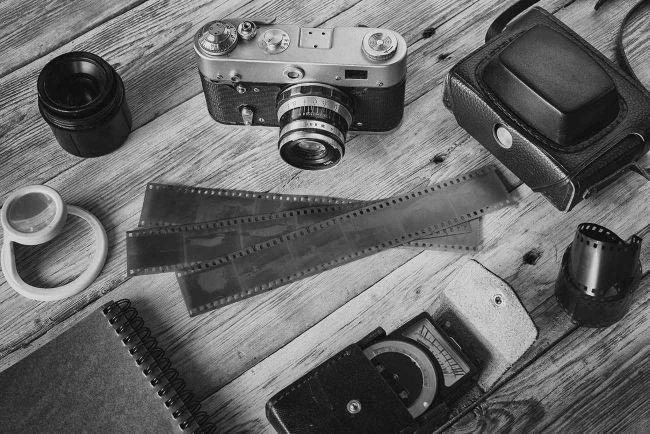
#> input picture images/samplecamera.jpg, 1300 x 867 px, given in place of race_car.mp4, which was not available (shown at 1/2 size)
$ python 01_sobel.py   (older library calls are emulated)
#> lines starting #> are read from the running program, lines starting #| are printed output that depends on the picture; pictures that were not available may be replaced by others from this repository, and a replacement may not be noted
import time
import cv2
import numpy as np

# Setup Configuration Variables
VIDEO_PATH = r".\videos\race_car.mp4"
OUTPUT_PATH = r".\videos\edge_output.mp4"
FRAME_WIDTH = 640
FRAME_HEIGHT = 480


# Create a Resize Helper Function
def resize_frame(frame, width, height):
    return cv2.resize(frame, (width, height), interpolation=cv2.INTER_AREA)


def to_grayscale(frame):
    return cv2.cvtColor(frame, cv2.COLOR_BGR2GRAY)


# Apply CLAHE Local Contrast Enhancement
def apply_clahe(gray):
    clahe = cv2.createCLAHE(clipLimit=2.0, tileGridSize=(8, 8))
    return clahe.apply(gray)


# Apply Edge-Preserving Bilateral Smoothing
def bilateral_smooth(gray):
    return cv2.bilateralFilter(gray, 9, 75, 75)


# Perform Dynamic Canny Edge Detection
def dynamic_canny(smooth):
    sigma = np.std(smooth)
    lower = max(20, int(0.66 * sigma))
    upper = min(200, int(1.33 * sigma))
    return cv2.Canny(smooth, lower, upper)


# Extract Sobel and Laplacian Gradients
def sobel_gradient(gray):
    sx = cv2.Sobel(gray, cv2.CV_64F, 1, 0)
    sy = cv2.Sobel(gray, cv2.CV_64F, 0, 1)
    return cv2.convertScaleAbs(np.sqrt(sx**2 + sy**2))


def laplacian_edge(gray):
    lap = cv2.Laplacian(gray, cv2.CV_64F)
    return cv2.convertScaleAbs(lap)


# Fuse Multiple Edge Maps
def fuse_edges(canny, lap, sobel):
    fused = cv2.addWeighted(canny, 0.6, lap, 0.3, 0)
    return cv2.addWeighted(fused, 0.7, sobel, 0.3, 0)


# Apply Morphological Closing
def morphology_close(fused):
    kernel = np.ones((3, 3), np.uint8)
    return cv2.morphologyEx(fused, cv2.MORPH_CLOSE, kernel)


# Apply Temporal Smoothing Across Frames
prev_fused = None


def temporal_smooth(fused):
    global prev_fused
    if prev_fused is None:
        prev_fused = fused.copy()
    fused = cv2.addWeighted(fused, 0.7, prev_fused, 0.3, 0)
    prev_fused = fused.copy()
    return fused


# Overlay Detected Edges on Original Frame
def overlay_edges(frame, fused):
    overlay = frame.copy()
    overlay[fused > 40] = [0, 0, 255]
    return overlay


# Combine All Stages into process_frame()
def process_frame(frame):
    gray = to_grayscale(frame)
    clahe_gray = apply_clahe(gray)
    smooth = bilateral_smooth(clahe_gray)
    canny = dynamic_canny(smooth)
    lap = laplacian_edge(smooth)
    sobel = sobel_gradient(smooth)
    fused = fuse_edges(canny, lap, sobel)
    fused = morphology_close(fused)
    fused = temporal_smooth(fused)
    output = overlay_edges(frame, fused)
    return output


# Open Video Stream and Create Writer
cap = cv2.VideoCapture(VIDEO_PATH)
fps = cap.get(cv2.CAP_PROP_FPS)
if fps == 0 or np.isnan(fps):
    fps = 30

# FIXED: Use VideoWriter_fourcc instead of VideoWriter
fourcc = cv2.VideoWriter_fourcc(*"mp4v")
out = cv2.VideoWriter(OUTPUT_PATH, fourcc, fps, (FRAME_WIDTH, FRAME_HEIGHT))

# Frame Processing Loop
prev_time = time.time()
frame_counter = 0

while True:
    ret, frame = cap.read()
#> frame is the input picture: shape (867, 1300, 3); min 0, max 255, mean 103.4
    if not ret:
        print("Finished processing video.")
        break

    frame = resize_frame(frame, FRAME_WIDTH, FRAME_HEIGHT)
    output = process_frame(frame)
#> in bilateral_smooth, `return cv2.bilateralFilter(gray, 9, 75, 75)`:
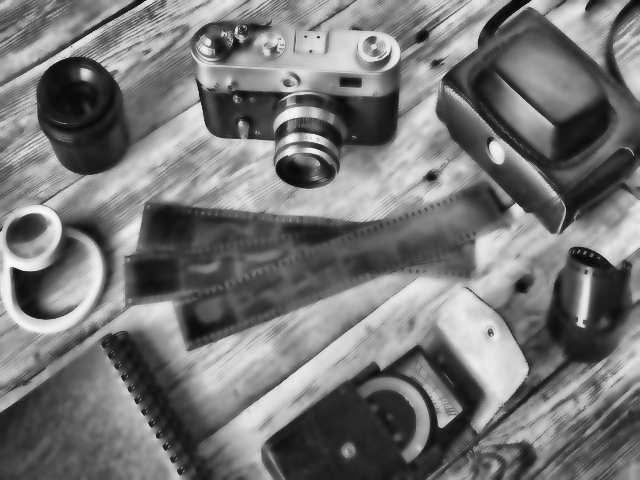
#> returned value: shape (480, 640); min 8, max 250, mean 117.7
#> in dynamic_canny, `sigma = np.std(smooth)`: sigma = 61.1
#> in dynamic_canny, `lower = max(20, int(0.66 * sigma))`: lower = 40
#> in dynamic_canny, `upper = min(200, int(1.33 * sigma))`: upper = 81
#> in dynamic_canny, `return cv2.Canny(smooth, lower, upper)`:
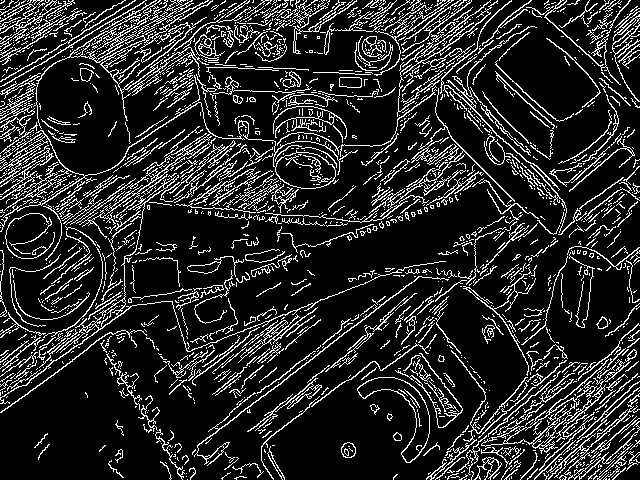
#> returned value: shape (480, 640); 15.7% white in thin lines or dots
#> in laplacian_edge, `lap = cv2.Laplacian(gray, cv2.CV_64F)`:
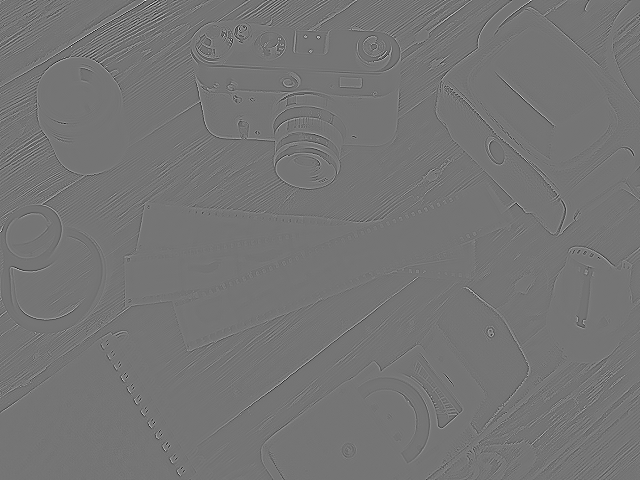
#> lap: shape (480, 640) float64; min -394, max 462, mean 0; drawn with min black and max white
#> in sobel_gradient, `sy = cv2.Sobel(gray, cv2.CV_64F, 0, 1)`:
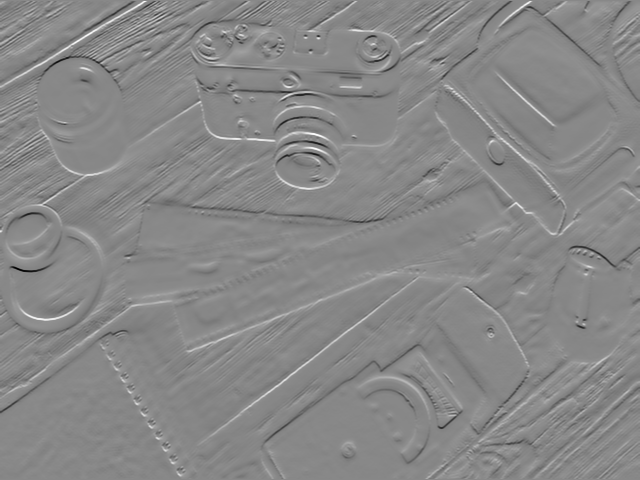
#> sy: shape (480, 640) float64; min -854, max 747, mean -1.1; drawn with min black and max white
#> in sobel_gradient, `return cv2.convertScaleAbs(np.sqrt(sx**2 + sy**2))`:
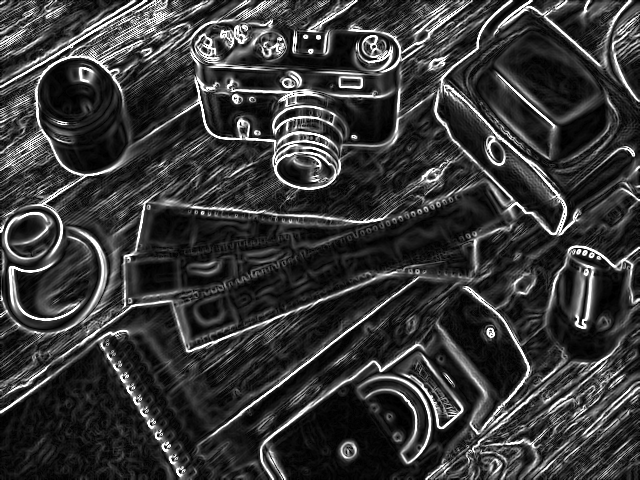
#> returned value: shape (480, 640); min 0, max 255, mean 56.9
#> in morphology_close, `return cv2.morphologyEx(fused, cv2.MORPH_CLOSE, kernel)`:
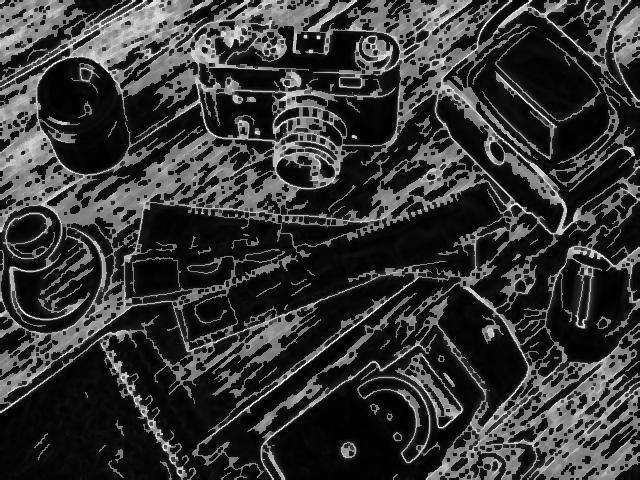
#> returned value: shape (480, 640); min 0, max 238, mean 53.8
#> in overlay_edges, `overlay[fused > 40] = [0, 0, 255]`:
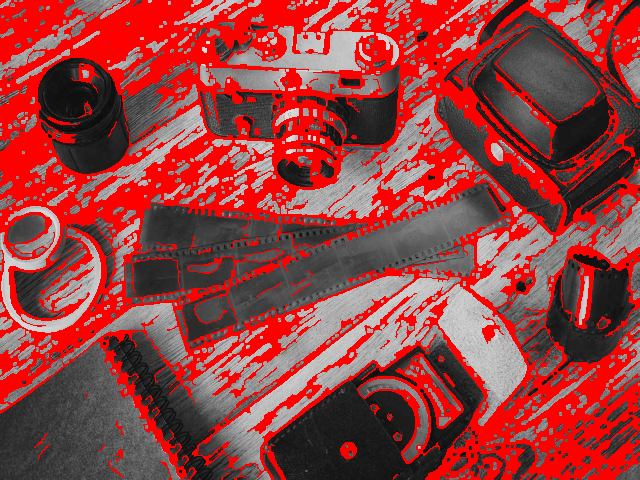
#> overlay: shape (480, 640, 3); mean B, G, R 64.1, 64.1, 150.3
    out.write(output)

    frame_counter += 1
    curr_time = time.time()

    if curr_time - prev_time >= 1.0:
        fps_live = frame_counter / (curr_time - prev_time)
        print(f"Live FPS: {fps_live:.2f}")
        prev_time = curr_time
        frame_counter = 0

# Cleanup Resources and Save Output
cap.release()
out.release()
print(f"Video saved at: {OUTPUT_PATH}")
